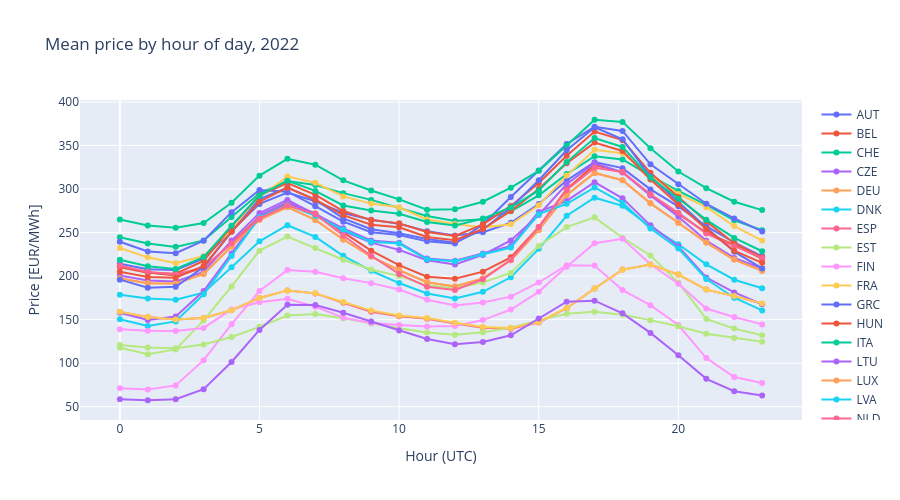

The code cell stored with this chart in its notebook:
### Code cell
# --- Hourly shape: mean price by hour of day, per country ---
by_hour = wide.groupby(wide.index.hour).mean()

fig = go.Figure()
for c in countries:
    if c in by_hour.columns:
        fig.add_trace(go.Scatter(x=by_hour.index, y=by_hour[c],
                                 mode='lines+markers', name=c))
fig.update_layout(
    title=f'Mean price by hour of day, {year}',
    xaxis_title='Hour (UTC)',
    yaxis_title='Price [EUR/MWh]',
    height=500, hovermode='x unified',
)
fig.show()
